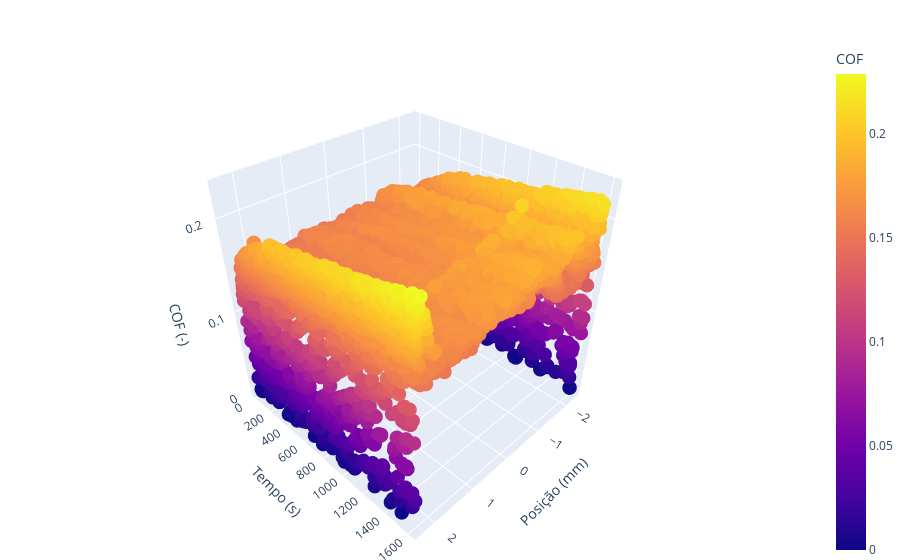

Source (notebook cell):
### Code cell
triboscopy(df.sample(frac = 0.01))

### Figure 1 — Plotly figure (JSON) as saved in the notebook; plotly's stock layout.template omitted (floating-point values rounded to 4 significant figures; data arrays with more than 128 entries replaced by an {"elided": "..."} marker saying what was removed)
{"data": [{"hovertemplate": "X=%{x}<br>T=%{y}<br>COF=%{marker.color}<extra></extra>", "legendgroup": "", "marker": {"color": {"elided": "16045 float values"}, "coloraxis": "coloraxis", "size": 5, "symbol": "circle"}, "mode": "markers", "name": "", "scene": "scene", "showlegend": false, "type": "scatter3d", "x": {"elided": "16045 float values"}, "y": {"elided": "16045 float values"}, "z": {"elided": "16045 float values"}}], "layout": {"coloraxis": {"colorbar": {"title": {"text": "COF"}}, "colorscale": [[0, "#0d0887"], [0.1111, "#46039f"], [0.2222, "#7201a8"], [0.3333, "#9c179e"], [0.4444, "#bd3786"], [0.5556, "#d8576b"], [0.6667, "#ed7953"], [0.7778, "#fb9f3a"], [0.8889, "#fdca26"], [1, "#f0f921"]]}, "legend": {"tracegroupgap": 0}, "margin": {"b": 0, "l": 20, "r": 20, "t": 40}, "scene": {"camera": {"eye": {"x": 1.4, "y": 1.4, "z": 1.4}}, "domain": {"x": [0, 1], "y": [0, 1]}, "xaxis": {"title": {"text": "Posição (mm)"}}, "yaxis": {"title": {"text": "Tempo (s)"}}, "zaxis": {"title": {"text": "COF (-)"}}}}}
